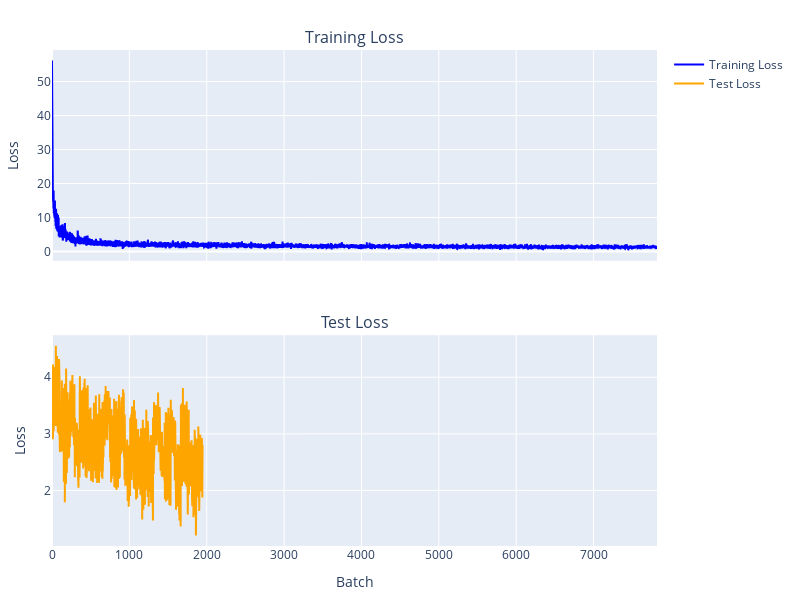

Notebook code for this chart:
### Code cell
model = DegradationTransformer(vocab_size=vocab_size, context_window=40, 
                               embedding_dim=128, num_heads=8, num_blocks=4).to(device)
optim = torch.optim.Adam(model.parameters(), lr=0.002)
loss_func = torch.nn.CrossEntropyLoss()
len(train_loader), len(test_loader)
cbs = [ProgressCallback(20)]
learner = Learner(model, optim, loss_func, train_loader, test_loader, cbs, device=device)
learner.fit(3)

### Figure 1 — Plotly figure (JSON) as saved in the notebook; plotly's stock layout.template omitted (floating-point values rounded to 4 significant figures; data arrays with more than 128 entries replaced by an {"elided": "..."} marker saying what was removed)
{"data": [{"line": {"color": "blue"}, "mode": "lines", "name": "Training Loss", "type": "scatter", "x": {"elided": "7821 int values"}, "xaxis": "x", "y": {"elided": "7821 float values"}, "yaxis": "y"}, {"line": {"color": "orange"}, "mode": "lines", "name": "Test Loss", "type": "scatter", "x": {"elided": "1947 int values"}, "xaxis": "x2", "y": {"elided": "1947 float values"}, "yaxis": "y2"}], "layout": {"annotations": [{"font": {"size": 16}, "showarrow": false, "text": "Training Loss", "x": 0.5, "xanchor": "center", "xref": "paper", "y": 1, "yanchor": "bottom", "yref": "paper"}, {"font": {"size": 16}, "showarrow": false, "text": "Test Loss", "x": 0.5, "xanchor": "center", "xref": "paper", "y": 0.425, "yanchor": "bottom", "yref": "paper"}], "height": 600, "margin": {"b": 50, "l": 50, "r": 50, "t": 50}, "showlegend": true, "width": 800, "xaxis": {"anchor": "y", "domain": [0, 1], "matches": "x2", "showticklabels": false}, "xaxis2": {"anchor": "y2", "domain": [0, 1], "title": {"text": "Batch"}}, "yaxis": {"anchor": "x", "domain": [0.575, 1], "title": {"text": "Loss"}}, "yaxis2": {"anchor": "x2", "domain": [0, 0.425], "title": {"text": "Loss"}}}}
